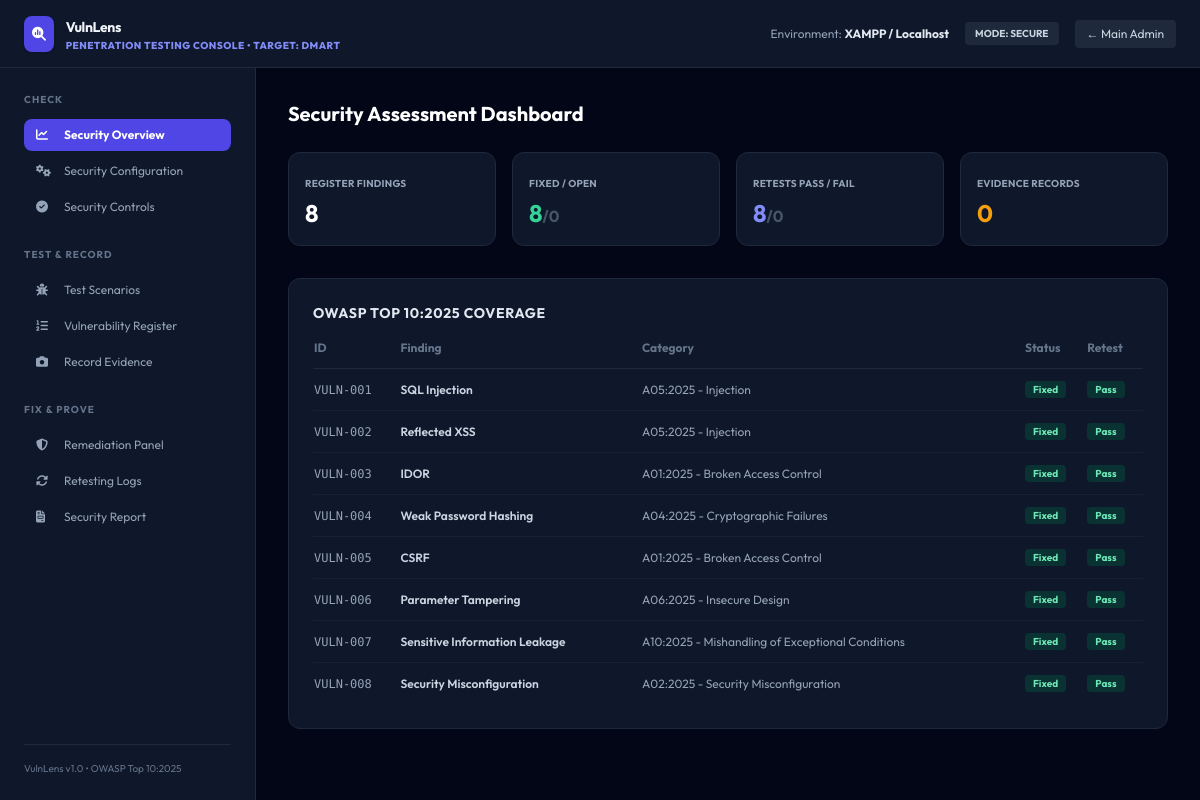
Page /admin_security.php (signed in) on the committed database.
### tables this page shows
CREATE TABLE vulnerabilities (
    id INT AUTO_INCREMENT PRIMARY KEY,
    vuln_id VARCHAR(20) NOT NULL UNIQUE,           
    name VARCHAR(100) NOT NULL,
    category VARCHAR(60) NOT NULL,                 
    severity VARCHAR(20) NOT NULL,                 
    description TEXT NOT NULL,
    affected_component VARCHAR(100) NOT NULL,
    remediation VARCHAR(255) NOT NULL,             
    remediation_status VARCHAR(20) NOT NULL DEFAULT 'Open',   
    retest_result VARCHAR(20) NOT NULL DEFAULT 'Pending',     
    created_at TIMESTAMP DEFAULT CURRENT_TIMESTAMP
);

### admin_security.php (called while the page is built, shortened)
<?php
require_once __DIR__ . '/config/db.php';
require __DIR__ . '/vulnlens/console.php';

### vulnlens/console.php (the view, shortened to what this page needs)
<?php
$section = isset($_GET['section']) ? $_GET['section'] : 'overview';
$register = $pdo->query("SELECT * FROM vulnerabilities ORDER BY vuln_id ASC")->fetchAll();
$evidence_list = $pdo->query("SELECT * FROM security_evidence ORDER BY timestamp DESC")->fetchAll();
$total_findings = count($register);
$fixed_count = 0; $open_count = 0; $pass_count = 0; $fail_count = 0; $pending_count = 0;
foreach ($register as $v) {
    if ($v['remediation_status'] === 'Fixed') $fixed_count++; else $open_count++;
    if ($v['retest_result'] === 'Pass') $pass_count++;
    elseif ($v['retest_result'] === 'Fail') $fail_count++;
    else $pending_count++;
}
$evidence_count = count($evidence_list);
function vl_badge($text, $kind) {
    $map = [
        'ok'   => 'bg-emerald-900/50 text-emerald-300',
        'bad'  => 'bg-red-900/50 text-red-300',
        'warn' => 'bg-amber-900/50 text-amber-300',
        'info' => 'bg-indigo-900/50 text-indigo-300',
    ];
    $c = $map[$kind] ?? $map['info'];
    return '<span class="' . $c . ' px-2 py-0.5 rounded text-[10px] font-bold">'
         . htmlspecialchars($text, ENT_QUOTES, 'UTF-8') . '</span>';
}
?>
<!DOCTYPE html>
<html lang="en">
<head>
    <script src="https://cdn.tailwindcss.com"></script>
    <link rel="stylesheet" href="https://cdnjs.cloudflare.com/ajax/libs/font-awesome/6.4.0/css/all.min.css">
</head>
<body class="bg-slate-950 text-slate-100 flex flex-col min-h-screen">
    <div class="bg-slate-900 border-b border-slate-800 py-3.5 px-6 flex items-center justify-between">
        <div class="flex items-center gap-3">
            <div class="bg-indigo-600 text-white p-2 rounded-lg font-bold text-sm tracking-tight shadow">
                <i class="fa-solid fa-magnifying-glass-chart"></i>
            </div>
            <div>
                <span class="text-sm font-bold text-slate-100 tracking-tight">VulnLens</span>
                <span class="text-indigo-400 font-extrabold text-[10px] block uppercase tracking-wider">Penetration Testing Console &bull; Target: DMART</span>
            </div>
        </div>
        <div class="flex items-center gap-4">
            <span class="text-xs text-slate-400">Environment: <strong class="text-slate-200">XAMPP / Localhost</strong></span>
            <span class="bg-slate-800 text-slate-300 text-[10px] px-2.5 py-1 rounded font-bold">
                MODE: <?php echo htmlspecialchars(SECURITY_MODE, ENT_QUOTES, 'UTF-8'); ?>
            </span>
            <a href="admin.php" class="text-xs bg-slate-800 hover:bg-slate-700 text-slate-300 px-3 py-1.5 rounded transition-colors">&larr; Main Admin</a>
        </div>
    </div>
    <div class="flex flex-col lg:flex-row flex-grow">
        <aside class="w-full lg:w-64 bg-slate-900 border-r border-slate-800 p-6 flex flex-col justify-between">
            <div class="space-y-6">
                <?php
                $groups = [
                    'Check' => [
                        ['overview','Security Overview','fa-chart-line'],
                        ['configuration','Security Configuration','fa-gears'],
                        ['controls','Security Controls','fa-circle-check'],
                    ],
                    'Test &amp; record' => [
                        ['scenarios','Test Scenarios','fa-bug'],
                        ['register','Vulnerability Register','fa-list-ol'],
                        ['evidence','Record Evidence','fa-camera'],
                    ],
                    'Fix &amp; prove' => [
                        ['remediation','Remediation Panel','fa-shield-halved'],
                        ['retesting','Retesting Logs','fa-rotate'],
                        ['report','Security Report','fa-file-invoice'],
                    ],
                ];
                foreach ($groups as $label => $items): ?>
                    <div>
                        <h3 class="text-[10px] font-bold text-slate-500 uppercase tracking-widest mb-3"><?php echo $label; ?></h3>
                        <ul class="space-y-1 text-xs">
                            <?php foreach ($items as $it): ?>
                                <li>
                                    <a href="admin_security.php?section=<?php echo $it[0]; ?>"
                                       class="flex items-center gap-3 px-3 py-2 rounded-lg transition-colors <?php echo ($section === $it[0]) ? 'bg-indigo-600 text-white font-bold' : 'text-slate-400 hover:bg-slate-800 hover:text-white'; ?>">
                                        <i class="fa-solid <?php echo $it[2]; ?> w-4"></i> <?php echo $it[1]; ?>
                                    </a>
                                </li>
                            <?php endforeach; ?>
                        </ul>
                    </div>
                <?php endforeach; ?>
            </div>
            <div class="border-t border-slate-800 pt-4 text-[10px] text-slate-500">
                <span>VulnLens v1.0 &bull; OWASP Top 10:2025</span>
            </div>
        </aside>
        <main class="flex-grow p-6 lg:p-8 max-w-5xl">
            <?php if ($section === 'overview'): ?>
                <h2 class="text-xl font-bold text-white mb-6">Security Assessment Dashboard</h2>
                <div class="grid grid-cols-2 md:grid-cols-4 gap-4 mb-8">
                    <div class="bg-slate-900 border border-slate-800 p-4 rounded-xl">
                        <span class="text-[10px] font-bold text-slate-400 uppercase tracking-wide">Register Findings</span>
                        <div class="text-2xl font-bold text-white mt-1"><?php echo $total_findings; ?></div>
                    </div>
                    <div class="bg-slate-900 border border-slate-800 p-4 rounded-xl">
                        <span class="text-[10px] font-bold text-slate-400 uppercase tracking-wide">Fixed / Open</span>
                        <div class="text-2xl font-bold text-emerald-400 mt-1"><?php echo $fixed_count; ?><span class="text-slate-600 text-base">/<?php echo $open_count; ?></span></div>
                    </div>
                    <div class="bg-slate-900 border border-slate-800 p-4 rounded-xl">
                        <span class="text-[10px] font-bold text-slate-400 uppercase tracking-wide">Retests Pass / Fail</span>
                        <div class="text-2xl font-bold text-indigo-400 mt-1"><?php echo $pass_count; ?><span class="text-slate-600 text-base">/<?php echo $fail_count; ?></span></div>
                    </div>
                    <div class="bg-slate-900 border border-slate-800 p-4 rounded-xl">
                        <span class="text-[10px] font-bold text-slate-400 uppercase tracking-wide">Evidence Records</span>
                        <div class="text-2xl font-bold text-amber-500 mt-1"><?php echo $evidence_count; ?></div>
                    </div>
                </div>
                <div class="bg-slate-900 border border-slate-800 p-6 rounded-xl">
                    <h3 class="font-bold text-sm text-slate-200 uppercase tracking-wider mb-4">OWASP Top 10:2025 Coverage</h3>
                    <div class="overflow-x-auto">
                        <table class="w-full text-left text-xs border-collapse">
                            <thead>
                                <tr class="text-slate-500 font-bold border-b border-slate-800">
                                    <th class="pb-3">ID</th><th class="pb-3">Finding</th><th class="pb-3">Category</th>
                                    <th class="pb-3">Status</th><th class="pb-3">Retest</th>
                                </tr>
                            </thead>
                            <tbody class="divide-y divide-slate-800/60">
                                <?php foreach ($register as $v): ?>
                                    <tr>
                                        <td class="py-3 text-slate-400 code-font"><?php echo htmlspecialchars($v['vuln_id'], ENT_QUOTES, 'UTF-8'); ?></td>
                                        <td class="py-3 font-semibold text-slate-300"><?php echo htmlspecialchars($v['name'], ENT_QUOTES, 'UTF-8'); ?></td>
                                        <td class="py-3 text-slate-400"><?php echo htmlspecialchars($v['category'], ENT_QUOTES, 'UTF-8'); ?></td>
                                        <td class="py-3"><?php echo vl_badge($v['remediation_status'], $v['remediation_status']==='Fixed'?'ok':'warn'); ?></td>
                                        <td class="py-3"><?php echo vl_badge($v['retest_result'], $v['retest_result']==='Pass'?'ok':($v['retest_result']==='Fail'?'bad':'info')); ?></td>
                                    </tr>
                                <?php endforeach; ?>
                            </tbody>
                        </table>
                    </div>
                </div>
            <?php endif; ?>
        </main>
    </div>
</body>
</html>

### vulnlens/console.php (style rules this page uses)
body { font-family: 'Outfit', sans-serif; }
.code-font { font-family: 'Fira Code', monospace; }

### rows in the picture
vulnerabilities: vuln "VULN-001", name "SQL Injection", category "A05:2025 - Injection", remediation_status "Fixed Pass"
vulnerabilities: vuln "VULN-002", name "Reflected XSS", category "A05:2025 - Injection", remediation_status "Fixed Pass"
vulnerabilities: vuln "VULN-003", name "IDOR", category "A01:2025 - Broken Access Control", remediation_status "Fixed Pass"
vulnerabilities: vuln "VULN-004", name "Weak Password Hashing", category "A04:2025 - Cryptographic Failures", remediation_status "Fixed Pass"
vulnerabilities: vuln "VULN-005", name "CSRF", category "A01:2025 - Broken Access Control", remediation_status "Fixed Pass"
vulnerabilities: vuln "VULN-006", name "Parameter Tampering", category "A06:2025 - Insecure Design", remediation_status "Fixed Pass"
vulnerabilities: vuln "VULN-007", name "Sensitive Information Leakage", category "A10:2025 - Mishandling of Exceptional Conditions", remediation_status "Fixed Pass"
vulnerabilities: vuln "VULN-008", name "Security Misconfiguration", category "A02:2025 - Security Misconfiguration", remediation_status "Fixed Pass"

### other values in the picture
SECURITY_MODE "SECURE"
$label "CHECK"
$it[1] "Security Overview"
$it[1] "Security Configuration"
$it[1] "Security Controls"
$label "TEST & RECORD"
$it[1] "Test Scenarios"
$it[1] "Vulnerability Register"
$it[1] "Record Evidence"
$label "FIX & PROVE"
$it[1] "Remediation Panel"
$it[1] "Retesting Logs"
$it[1] "Security Report"
$total_findings "8"
$fixed_count "8"
